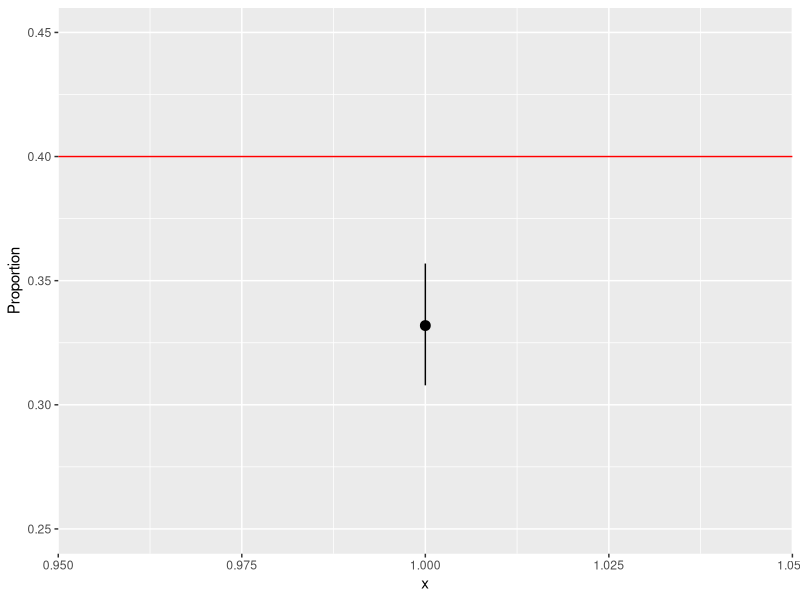
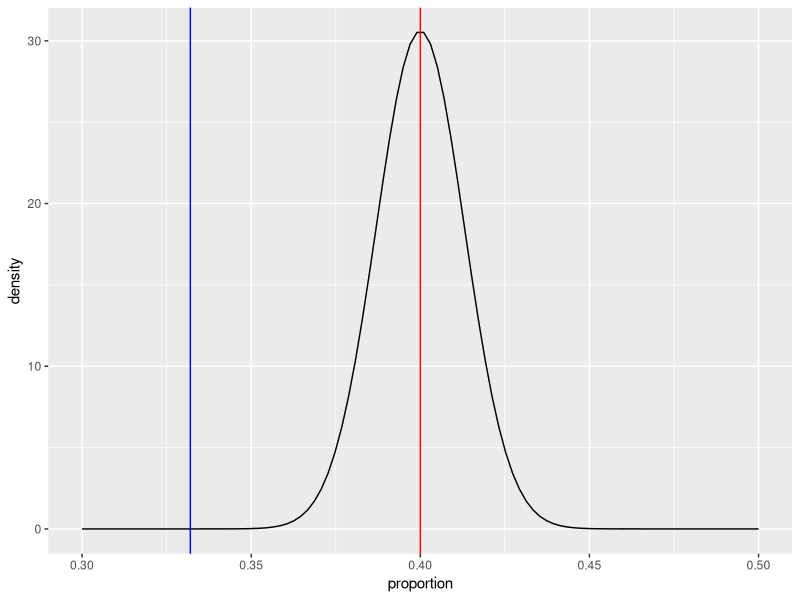

Here is the R script that generated these plots, in order:
# ==============================================================================
# Lab 6: Inference for a Single Proportion - R Code
# A Modern Approach with Tidyverse
# ==============================================================================

# ------------------------------------------------------------------------------
# Setup and Package Loading
# ------------------------------------------------------------------------------

# Install tidyverse if needed (uncomment to run)
# install.packages("tidyverse")

# Load tidyverse
library(tidyverse)

# ------------------------------------------------------------------------------
# Importing the Data
# ------------------------------------------------------------------------------

# Set working directory (change to your folder)
setwd("~/Your/Working/Directory/")

# Read in the data - Base R approach
gardasil <- read.table("gardasil.txt", header = TRUE, 
                       stringsAsFactors = TRUE)

# Tidyverse approach
# gardasil <- read_table("gardasil.txt")

# Explore the data
str(gardasil)
summary(gardasil)
glimpse(gardasil)

# ------------------------------------------------------------------------------
# Exploring Completion Rates
# ------------------------------------------------------------------------------

# View contingency table with frequencies
table(gardasil$Completed)

# Convert frequency table into a proportion table
prop.table(table(gardasil$Completed))

# Using tidyverse
gardasil %>%
  count(Completed) %>%
  mutate(proportion = n / sum(n))

# ------------------------------------------------------------------------------
# One Sample Proportion Test - Manual Input
# ------------------------------------------------------------------------------

# Run one sample z test on a proportion
prop.test(469, 469 + 944, p = 0.4, correct = FALSE)

# Or equivalently
prop.test(469, 1413, p = 0.4, correct = FALSE)

# ------------------------------------------------------------------------------
# Understanding the Test Statistic
# ------------------------------------------------------------------------------

# Calculate z-statistic from chi-squared
sqrt(27.3)

# Use pnorm to calculate probability
pnorm(5.2)  # This gives lower tail (wrong for our purposes)

# Calculate upper tail (Z > 5.2)
pnorm(5.2, lower.tail = FALSE)

# The value above is the same as:
1 - pnorm(5.2)

# OR
pnorm(-5.2)

# Get two-tailed probability
2 * pnorm(-5.2)

# To put it all together and correct for rounding errors:
2 * (1 - pnorm(sqrt(27.29)))

# ------------------------------------------------------------------------------
# Using Table as Input - Factor Level Issues
# ------------------------------------------------------------------------------

# Proportion test of the Gardasil table (INCORRECT - tests "no" instead of "yes")
prop.test(table(gardasil$Completed), p = 0.4, correct = FALSE)

# Fix by reordering factor levels
gardasil$Completed2 <- factor(gardasil$Completed, 
                              levels = c("yes", "no"))

# Proportion test with corrected factor levels (CORRECT)
prop.test(table(gardasil$Completed2), p = 0.4, correct = FALSE)


# ------------------------------------------------------------------------------
# Visualizing the Confidence Interval
# ------------------------------------------------------------------------------

# Extract confidence interval from prop.test
test_result <- prop.test(469, 1413, p = 0.4, correct = FALSE)

# View components
test_result$estimate      # Sample proportion
test_result$conf.int      # Confidence interval
test_result$p.value       # P-value
test_result$statistic     # Chi-squared statistic

# Create data for CI plot
ci_data <- tibble(
  point_estimate = test_result$estimate,
  lower = test_result$conf.int[1],
  upper = test_result$conf.int[2],
  hypothesized = 0.40
)

# Plot the confidence interval
ggplot(ci_data, aes(x = 1, y = point_estimate)) +
  geom_point(size = 3) +
  geom_segment(aes(x = 1, xend = 1, y = lower, yend = upper)) +
  geom_hline(yintercept = 0.40, color = "red") +
  ylim(0.25, 0.45) +
  labs(y = "Proportion")

# ------------------------------------------------------------------------------
# Visualizing the Sampling Distribution
# ------------------------------------------------------------------------------

# Create sampling distribution under H0
p0 <- 0.40
n <- 1413
se <- sqrt(p0 * (1 - p0) / n)

# Generate values for the normal curve
x_values <- seq(0.30, 0.50, length.out = 100)
y_values <- dnorm(x_values, mean = p0, sd = se)

sampling_dist <- tibble(
  proportion = x_values,
  density = y_values
)

# Plot the sampling distribution
ggplot(sampling_dist, aes(x = proportion, y = density)) +
  geom_line() +
  geom_vline(xintercept = 0.332, color = "blue") +
  geom_vline(xintercept = 0.40, color = "red")


# ------------------------------------------------------------------------------
# End of Lab 6 Code
# ------------------------------------------------------------------------------
